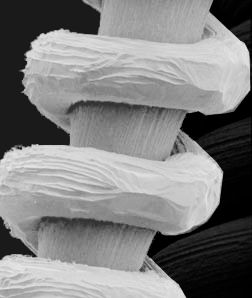
%> input picture DIP3E_CH03/figures/fig0327.tif, 252 x 298 px
$ octave q3_27.m   (GNU Octave 9; MATLAB toolbox functions it lacks are replaced by stand-ins)
%> lines starting %> are read from the running program, lines starting %| are printed output that depends on the picture
%%Figura 3.27
src = imread('fig0327.tif');
%> src is the input picture: size 298x252 uint8; min 0, max 231, mean 128.1

im_b = histeq(src);
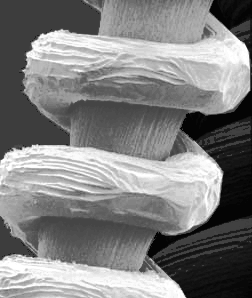
%> im_b: size 298x252 uint8; min 4, max 255, mean 128.6

e = 4.0;
k0 = 0.4;
k1 = 0.02;
k2 = 0.4;

media_g = mean2(src);
%> media_g = 128.1
desvio_g = std2(src);
%> desvio_g = 46.23
media_xy = conv2(src, ones(3)/9, 'same');
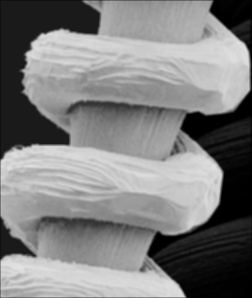
%> media_xy: size 298x252 double; min 0, max 226.6, mean 127.7
desvio_xy = stdfilt(src);
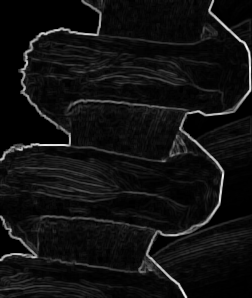
%> desvio_xy: size 298x252 double; min 0, max 97.48, mean 6.7; drawn with min black and max white

[m,n] = size(src);
%> m = 298; n = 252
im_c = zeros(m,n);

for i = 1:m
    for j = 1:n
        if media_xy(i,j) <= k0*media_g && k1*desvio_g <= desvio_xy(i,j) <= k2*desvio_g
            im_c(i,j) = e*src(i,j);
        else
            im_c(i,j) = src(i,j);
        end
    end
end
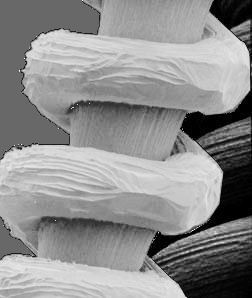
%> im_c: size 298x252 double; min 0, max 255, mean 141.8

im_c = uint8(im_c);
%> im_c: size 298x252 uint8

figure;
subplot(1,3,1);
imshow(src);
subplot(1,3,2);
imshow(im_b);
subplot(1,3,3);
imshow(im_c);

$ run again, with DIP3E_CH03/figures/fig0309.tif copied over DIP3E_CH03/figures/fig0327.tif
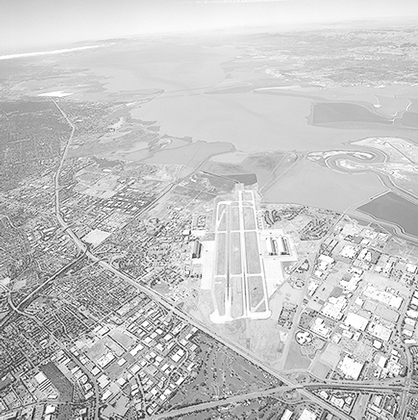
%> input picture DIP3E_CH03/figures/fig0309.tif, 418 x 420 px, shrunk from 765 x 769 before the run
%> src is the input picture: size 420x418 uint8; min 5, max 255, mean 197
%> `im_b = histeq(src);`:
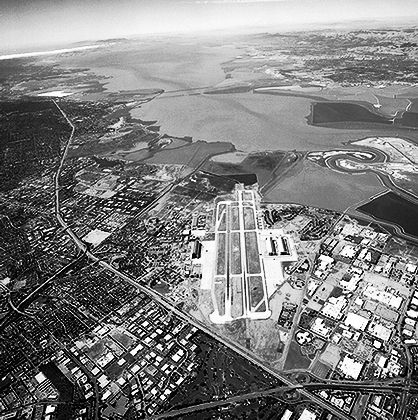
%> im_b: size 420x418 uint8; min 0, max 255, mean 126.8
%> media_g = 197
%> desvio_g = 22.18
%> `desvio_xy = stdfilt(src);`:
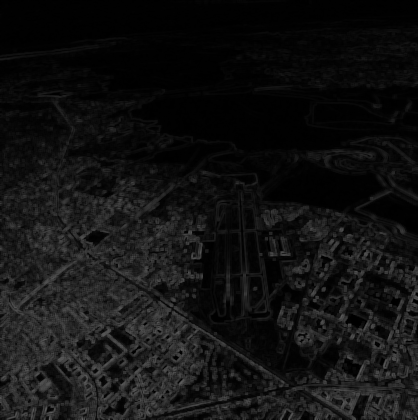
%> desvio_xy: size 420x418 double; min 0, max 100.4, mean 18.2

$ run again, with DIP3E_CH03/figures/fig0310.tif copied over DIP3E_CH03/figures/fig0327.tif
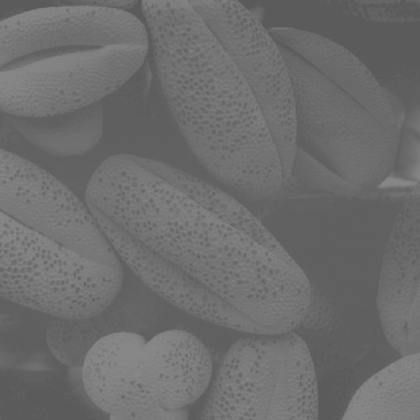
%> input picture DIP3E_CH03/figures/fig0310.tif, 420 x 420 px, shrunk from 889 x 889 before the run
%> src is the input picture: size 420x420 uint8; min 89, max 137, mean 109.1
%> `im_b = histeq(src);`:
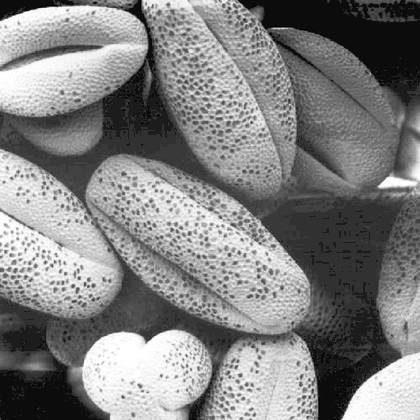
%> im_b: size 420x420 uint8; min 0, max 255, mean 129.6
%> media_g = 109.1
%> desvio_g = 8.32
%> `desvio_xy = stdfilt(src);`:
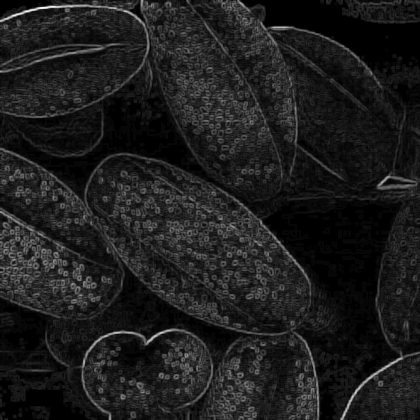
%> desvio_xy: size 420x420 double; min 0, max 17.46, mean 2.04; drawn with min black and max white

$ run again, with DIP3E_CH03/figures/fig0312.tif copied over DIP3E_CH03/figures/fig0327.tif
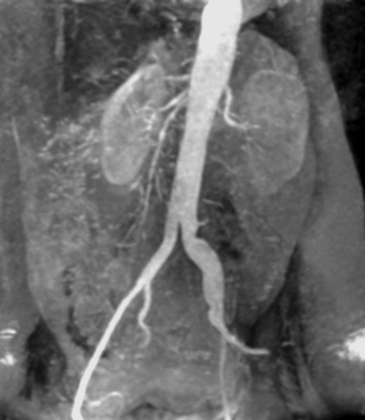
%> input picture DIP3E_CH03/figures/fig0312.tif, 365 x 420 px, shrunk from 720 x 828 before the run
%> src is the input picture: size 420x365 uint8; min 0, max 234, mean 103.5
%> `im_b = histeq(src);`:
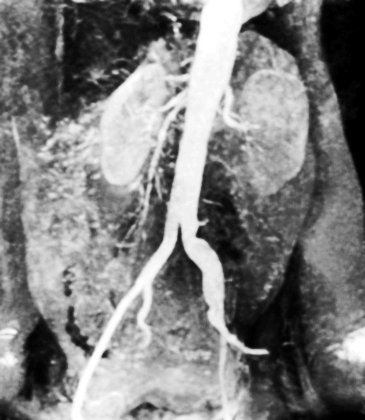
%> im_b: size 420x365 uint8; min 0, max 255, mean 126.7
%> media_g = 103.5
%> desvio_g = 32.14
%> after the loop `for i = 1:m`:
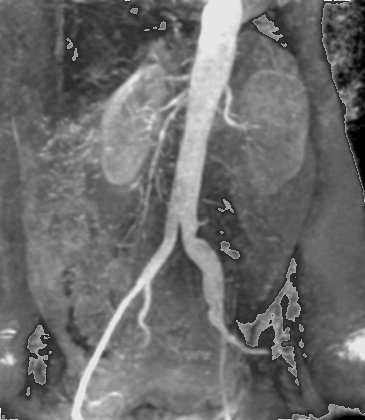
%> im_c: size 420x365 double; min 0, max 255, mean 107.9
